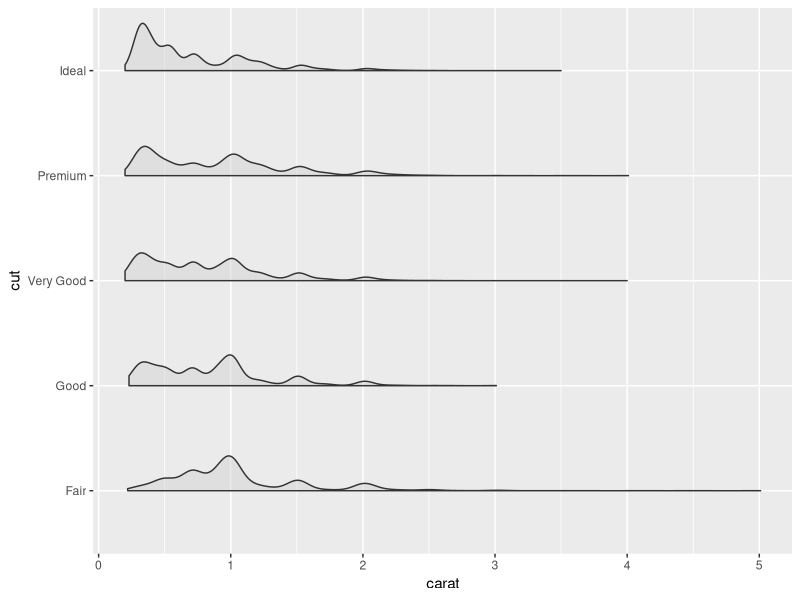

This chart was generated by the following R code:
# somewhat hackish solution to:
# https://twitter.com/EamonCaddigan/status/646759751242620928
# based mostly on copy/pasting from ggplot2 geom_violin source:
# https://github.com/hadley/ggplot2/blob/master/R/geom-violin.r

library(ggplot2)
library(dplyr)


"%||%" <- function(a, b) {
  if (!is.null(a)) a else b
}

geom_flat_violin <- function(mapping = NULL, data = NULL, stat = "ydensity",
                        position = "dodge", trim = TRUE, scale = "area",
                        show.legend = NA, inherit.aes = TRUE, ...) {
  layer(
    data = data,
    mapping = mapping,
    stat = stat,
    geom = GeomFlatViolin,
    position = position,
    show.legend = show.legend,
    inherit.aes = inherit.aes,
    params = list(
      trim = trim,
      scale = scale,
      ...
    )
  )
}

#' @rdname ggplot2-ggproto
#' @format NULL
#' @usage NULL
#' @export
GeomFlatViolin <-
  ggproto("GeomFlatViolin", Geom,
          setup_data = function(data, params) {
            data$width <- data$width %||%
              params$width %||% (resolution(data$x, FALSE) * 0.9)
            
            # ymin, ymax, xmin, and xmax define the bounding rectangle for each group
            data %>%
              group_by(group) %>%
              mutate(ymin = min(y),
                     ymax = max(y),
                     xmin = x,
                     xmax = x + width / 2)
          },
          
          draw_group = function(data, panel_scales, coord) {
            # Find the points for the line to go all the way around
            data <- transform(data, xminv = x,
                              xmaxv = x + violinwidth * (xmax - x))
            
            # Make sure it's sorted properly to draw the outline
            newdata <- rbind(plyr::arrange(transform(data, x = xminv), y),
                             plyr::arrange(transform(data, x = xmaxv), -y))
            
            # Close the polygon: set first and last point the same
            # Needed for coord_polar and such
            newdata <- rbind(newdata, newdata[1,])
            
            ggplot2:::ggname("geom_flat_violin", GeomPolygon$draw_panel(newdata, panel_scales, coord))
          },
          
          draw_key = draw_key_polygon,
          
          default_aes = aes(weight = 1, colour = "grey20", fill = "lightgrey", size = 0.5,
                            alpha = 0.5, linetype = "solid"),
          
          required_aes = c("x", "y")
)


### Example:
ggplot(diamonds, aes(cut, carat)) +
    geom_flat_violin() +
    coord_flip()